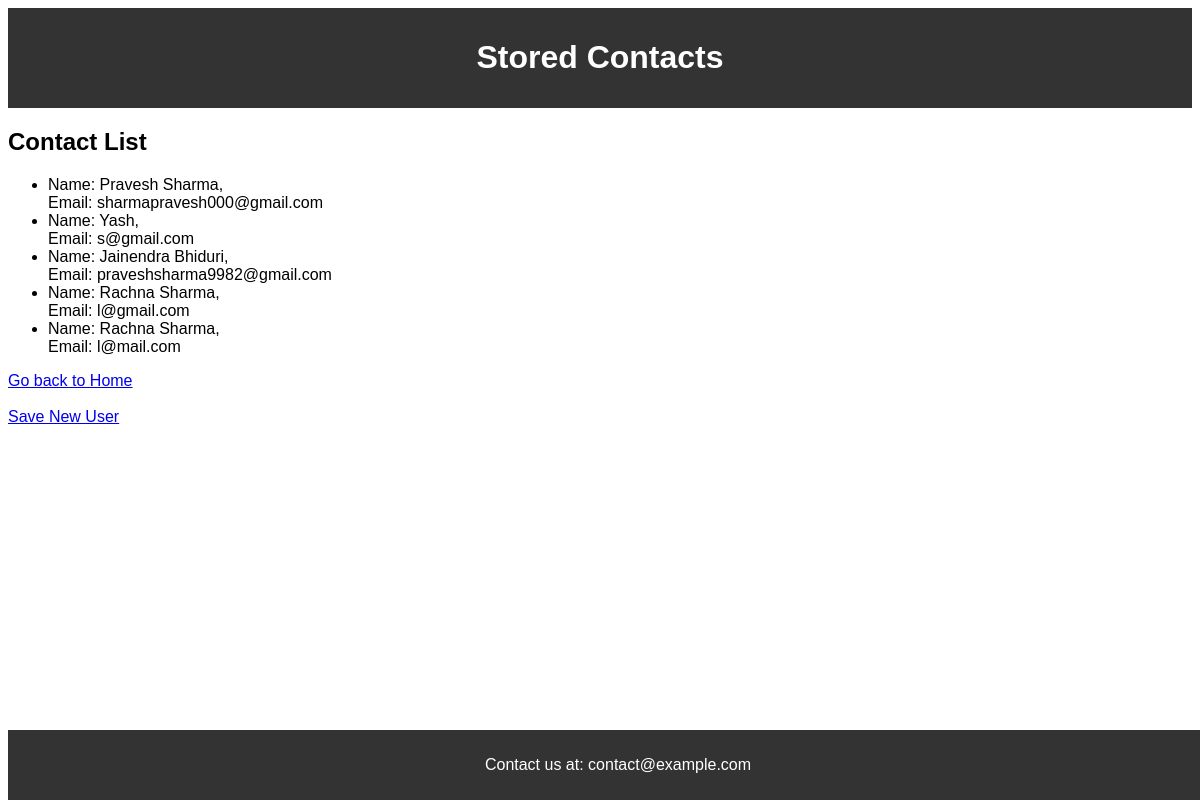
/display-contacts/, run on the app's committed database.
### myapp/models.py (models this page shows, shortened)
class UserModel(models.Model):
    name = models.CharField(max_length=100)
    email = models.EmailField(unique=True)
    submitted_at = models.DateTimeField(auto_now_add=True)

### myapp/views.py (the view)
# urls.py: path('display-contacts/', display_contacts, name='display_contacts'),
def display_contacts(request):
    contacts = UserModel.objects.all()
    return render(request, 'myapp/display_contacts.html', {"contacts": contacts})

### myapp/templates/myapp/display_contacts.html (shortened to what this page needs)
{% load static %}
<!DOCTYPE html>
<html lang="en">
<head>
    <link rel="stylesheet" href="{% static 'myapp/styles.css' %}">
</head>
<body>
    <header>
        <h1>Stored Contacts</h1>
    </header>
    <main>
        <h2>Contact List</h2>
        <ul>
            {% for contact in contacts %}
                <li>Name: {{ contact.name }},
                    <br>
                    Email: {{ contact.email }}</li>
            {% empty %}
                <li>No contacts available.</li>
            {% endfor %}
        </ul>
        <a href="{% url 'index' %}">Go back to Home</a>
        <br>
        <br>
        <a href="{% url 'contact' %}">Save New User</a>
    </main>
    <footer>
        <p>Contact us at: contact@example.com</p>
    </footer>
</body>
</html>

### myapp/static/myapp/styles.css (style rules this page uses)
body { font-family: Arial, sans-serif; }
header { background-color: #333; color: white; padding: 10px; text-align: center; }
footer { background-color: #333; color: white; text-align: center; padding: 10px; position: fixed; width: 100%; bottom: 0; }

### data on the page
UserModel: name "Pravesh Sharma", email "sharmapravesh000@gmail.com"
UserModel: name "Yash", email "s@gmail.com"
UserModel: name "Jainendra Bhiduri", email "praveshsharma9982@gmail.com"
UserModel: name "Rachna Sharma", email "l@gmail.com"
UserModel: name "Rachna Sharma", email "l@mail.com"
